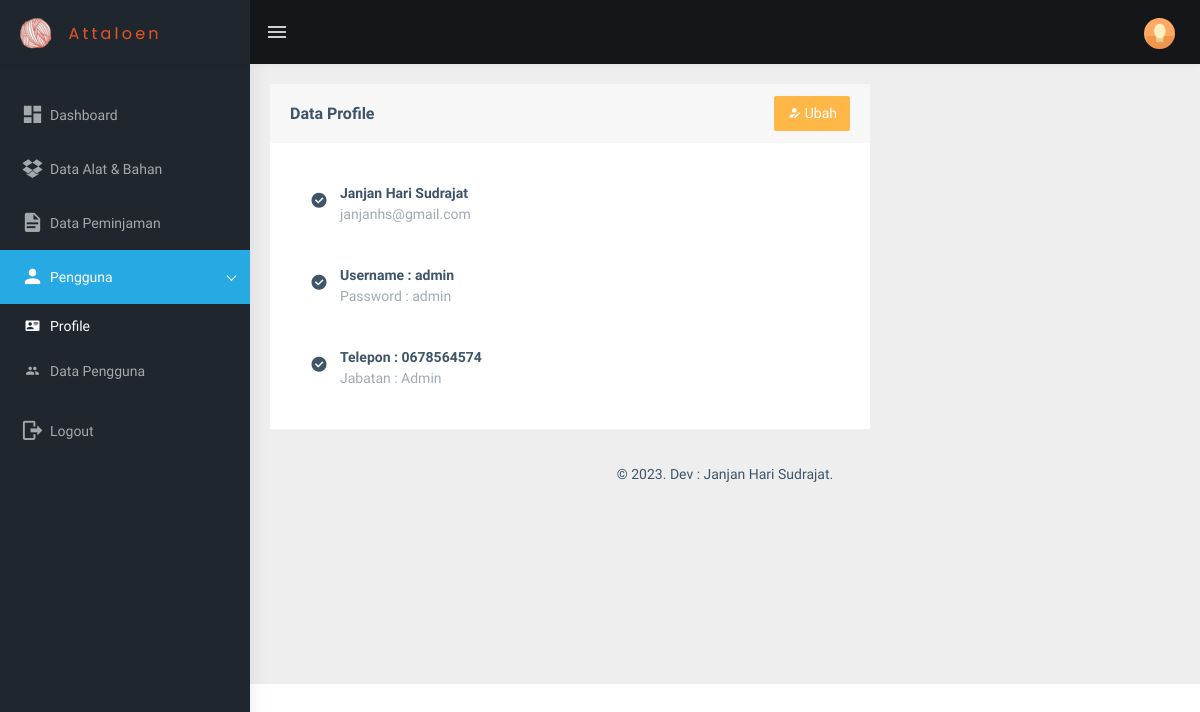
Screenshot of /view_user/profile.php (signed in) with the database file from the repository.
### tables this page shows
CREATE TABLE `users` (
  `id_user` int(11) NOT NULL,
  `nama` varchar(255) NOT NULL,
  `username` varchar(255) NOT NULL,
  `email` varchar(255) NOT NULL,
  `password` varchar(255) NOT NULL,
  `phone` varchar(40) NOT NULL,
  `image` varchar(255) NOT NULL,
  `role_id` int(10) NOT NULL,
  `date_created` date NOT NULL,
  `is_active` int(10) NOT NULL
);

CREATE TABLE `users_role` (
  `id_role` int(11) NOT NULL,
  `role` varchar(255) NOT NULL
);

### functions.php (called while the page is built, shortened)
<?php
$conn = mysqli_connect("localhost", "root", "", "db_sippa");
function query($query)
{
    global $conn;
    $result = mysqli_query($conn, $query);
    $rows = [];
    while ($row = mysqli_fetch_assoc($result)) {
        $rows[] = $row;
    }
    return $rows;
}

### view_user/profile.php (the view, shortened to what this page needs)
<?php
include "../templates/header.php";
?>
<div class="page-wrapper">
    <div class="container-fluid">
        <div class="row">
            <div class="col-md-8">
                <div class="card">
                    <div class="card-header">
                        <div class="row">
                            <div class="col">
                                <h5 class="card-title pt-2">Data Profile</h5>
                            </div>
                            <div class="col">
                                <a href="profile_edit.php" class="btn btn-warning text-white float-end"><i
                                        class="mdi mdi-account-edit"></i> Ubah</a>
                            </div>
                        </div>
                    </div>
                    <div class="card-body">
                        <ul class="list-style-none">
                            <li class="d-flex no-block card-body">
                                <i class="mdi mdi-check-circle fs-4 w-30px mt-1"></i>
                                <div>
                                    <a href="#" class="mb-0 font-medium p-0">
                                        <?= $user["nama"]; ?>
                                    </a>
                                    <span class="text-muted">
                                        <?= $user["email"]; ?>
                                    </span>
                                </div>
                            </li>
                        </ul>
                        <ul class="list-style-none">
                            <li class="d-flex no-block card-body">
                                <i class="mdi mdi-check-circle fs-4 w-30px mt-1"></i>
                                <div>
                                    <a href="#" class="mb-0 font-medium p-0">
                                        Username :
                                        <?= $user["username"]; ?>
                                    </a>
                                    <span class="text-muted">
                                        Password :
                                        <?= $user["password"]; ?>
                                    </span>
                                </div>
                            </li>
                        </ul>
                        <ul class="list-style-none">
                            <li class="d-flex no-block card-body">
                                <i class="mdi mdi-check-circle fs-4 w-30px mt-1"></i>
                                <div>
                                    <a href="#" class="mb-0 font-medium p-0">
                                        Telepon :
                                        <?= $user["phone"]; ?>
                                    </a>
                                    <span class="text-muted">
                                        Jabatan :
                                        <?= $user["role"]; ?>
                                    </span>
                                </div>
                            </li>
                        </ul>
                    </div>
                </div>
            </div>
        </div>
        <?php
        include "../templates/footer.php";
        ?>

### rows the page displays
users: nama "Janjan Hari Sudrajat", email "janjanhs@gmail.com", username "admin", password "admin", phone "0678564574", users_role.role "Admin"
